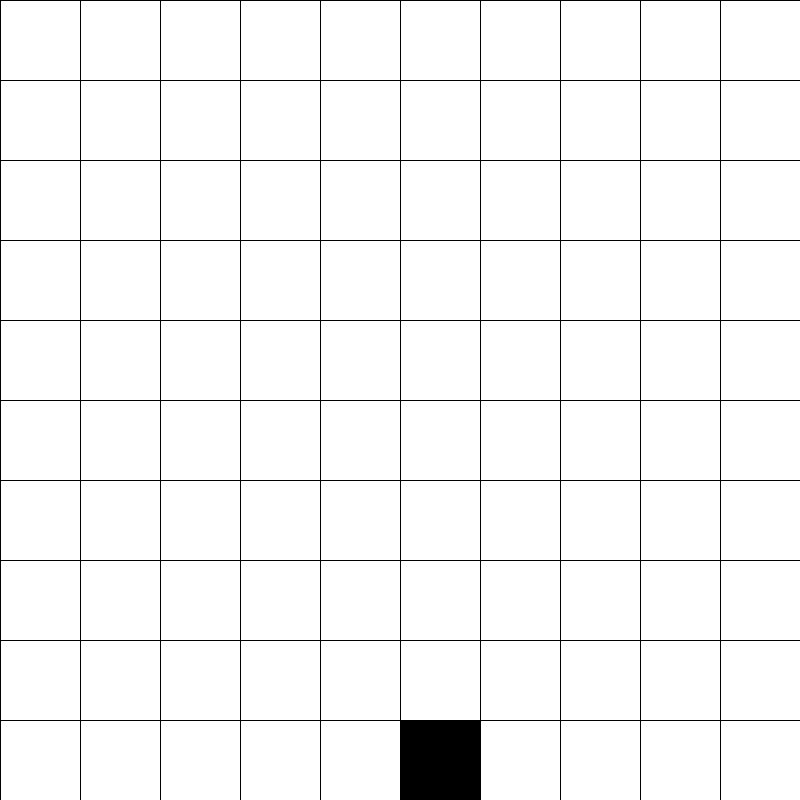
Frame 1 (no input)
Frame 60 (the mouse pressed at the canvas centre just before this capture): identical to frame 1, image omitted
Frame 120 (the mouse held since frame 60 and released just before this capture): identical to frame 1, image omitted

The Processing sketch that drew this single still picture (run headless with seeded random() and noise(); from frame 60 on, the mouse is pressed at the canvas centre):

// Processing sketch: movingACharacterInAGrid
// ── movingACharacterInAGrid.pde
//Moving a Character on a Grid
//CS30
//Oct 31, 2017

//globals
int[][] board;
int cols, rows;
float cellWidth, cellHeight;
int charX, charY;

void setup() {
  size(800, 800);

  cols = 10;
  rows = 10;

  initializeValues();
}

void draw() {
  displayBoard();
}

void keyPressed() {
  if (key == 'a') {
    characterMoveLeft();
  }
  else if (key == 'd') {
    characterMoveRight();
  }
}

void characterMoveLeft() {
  if (charX >= 1) {
    board[charX][charY] = 0;
    charX--;
    board[charX][charY] = 1;
  }
}

void characterMoveRight() {
  if (charX < cols-1) {
    board[charX][charY] = 0;
    charX++;
    board[charX][charY] = 1;
  }
}


void displayBoard() {
  for (int x=0; x<cols; x++) {
    for (int y=0; y<rows; y++) {
      if (board[x][y] == 1) {
        fill(0);  //character
      } else if (board[x][y] == 0) {
        fill(255); //empty
      }
      rect(x*cellWidth, y*cellHeight, cellWidth, cellHeight);
    }
  }
}

void initializeValues() {
  board = new int[cols][rows];
  cellWidth = width/cols;
  cellHeight = height/rows;
  
  //put player on last row, middle column
  charX = cols/2;
  charY = rows-1;
  board[charX][charY] = 1;
}
